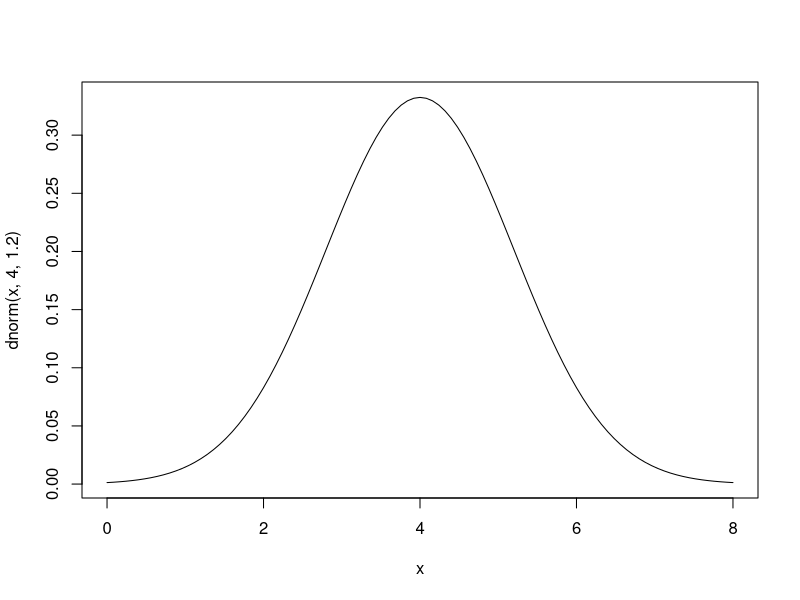
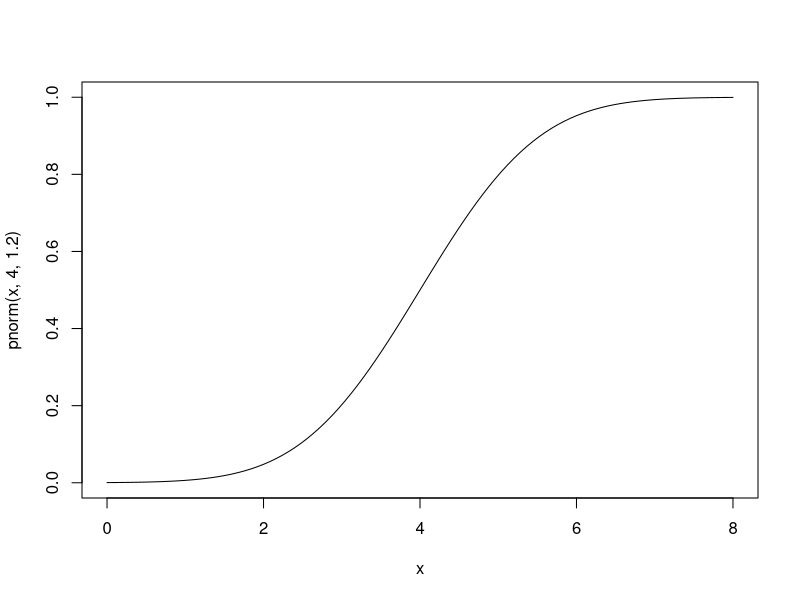
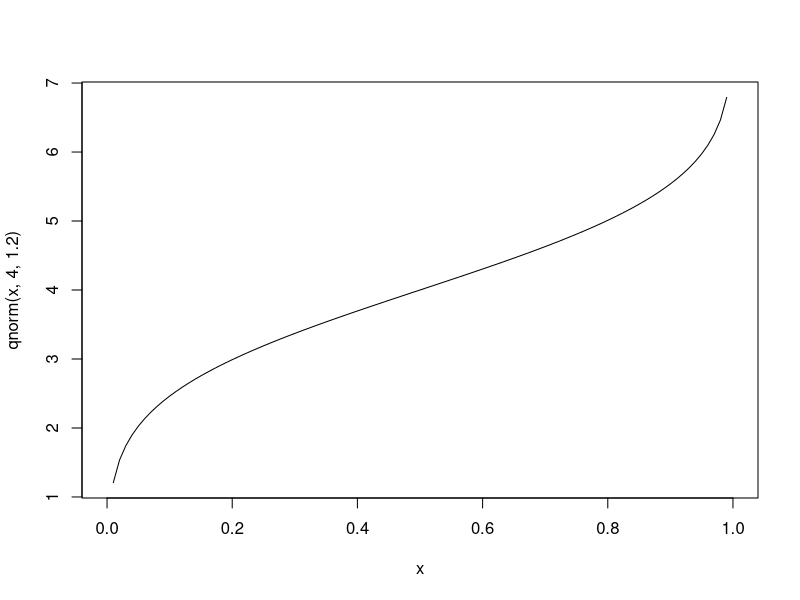

These charts were generated, in order, by the following R code:
 #Задача 40. Нека 𝑋 ∼ 𝒩 (𝜇 = 4, 𝜎 = 1.2). Изобразете на графика плътността, функцията
 #на разпределение и квантилната функция на 𝑋.
 
 curve(dnorm(x,4,1.2),from=0,to=8) 
 curve(pnorm(x,4,1.2),from=0,to=8) 
 curve(qnorm(x,4,1.2),from=0,to=1) 
